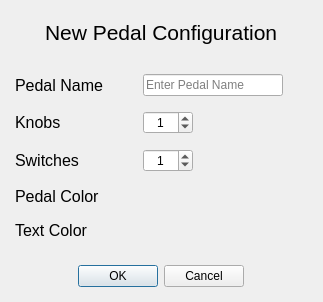
<?xml version="1.0" encoding="UTF-8"?>
<ui version="4.0">
 <class>NewPedalConfigDialog</class>
 <widget class="QDialog" name="NewPedalConfigDialog">
  <property name="geometry">
   <rect>
    <x>0</x>
    <y>0</y>
    <width>319</width>
    <height>302</height>
   </rect>
  </property>
  <property name="windowTitle">
   <string>New Pedal Configuration</string>
  </property>
  <layout class="QVBoxLayout" name="verticalLayout">
   <property name="spacing">
    <number>20</number>
   </property>
   <property name="leftMargin">
    <number>15</number>
   </property>
   <property name="topMargin">
    <number>15</number>
   </property>
   <property name="rightMargin">
    <number>15</number>
   </property>
   <property name="bottomMargin">
    <number>15</number>
   </property>
   <item alignment="Qt::AlignHCenter">
    <widget class="QLabel" name="new_pedal_config_label">
     <property name="sizePolicy">
      <sizepolicy hsizetype="Preferred" vsizetype="Fixed">
       <horstretch>0</horstretch>
       <verstretch>0</verstretch>
      </sizepolicy>
     </property>
     <property name="minimumSize">
      <size>
       <width>0</width>
       <height>30</height>
      </size>
     </property>
     <property name="maximumSize">
      <size>
       <width>16777215</width>
       <height>50</height>
      </size>
     </property>
     <property name="font">
      <font>
       <pointsize>16</pointsize>
      </font>
     </property>
     <property name="text">
      <string>New Pedal Configuration</string>
     </property>
    </widget>
   </item>
   <item>
    <layout class="QFormLayout" name="config_layout">
     <property name="formAlignment">
      <set>Qt::AlignHCenter|Qt::AlignTop</set>
     </property>
     <property name="horizontalSpacing">
      <number>40</number>
     </property>
     <property name="verticalSpacing">
      <number>15</number>
     </property>
     <property name="topMargin">
      <number>5</number>
     </property>
     <property name="rightMargin">
      <number>25</number>
     </property>
     <property name="bottomMargin">
      <number>5</number>
     </property>
     <item row="0" column="0">
      <widget class="QLabel" name="pedal_name_label">
       <property name="font">
        <font>
         <pointsize>12</pointsize>
        </font>
       </property>
       <property name="text">
        <string>Pedal Name</string>
       </property>
      </widget>
     </item>
     <item row="0" column="1">
      <widget class="QLineEdit" name="pedal_name_editbox">
       <property name="sizePolicy">
        <sizepolicy hsizetype="Fixed" vsizetype="Fixed">
         <horstretch>0</horstretch>
         <verstretch>0</verstretch>
        </sizepolicy>
       </property>
       <property name="minimumSize">
        <size>
         <width>140</width>
         <height>0</height>
        </size>
       </property>
       <property name="maximumSize">
        <size>
         <width>140</width>
         <height>16777215</height>
        </size>
       </property>
       <property name="placeholderText">
        <string>Enter Pedal Name</string>
       </property>
      </widget>
     </item>
     <item row="1" column="0">
      <widget class="QLabel" name="knob_label">
       <property name="sizePolicy">
        <sizepolicy hsizetype="Preferred" vsizetype="Preferred">
         <horstretch>0</horstretch>
         <verstretch>0</verstretch>
        </sizepolicy>
       </property>
       <property name="font">
        <font>
         <pointsize>12</pointsize>
        </font>
       </property>
       <property name="text">
        <string>Knobs</string>
       </property>
      </widget>
     </item>
     <item row="1" column="1">
      <widget class="QSpinBox" name="knob_cfg_spinbox">
       <property name="sizePolicy">
        <sizepolicy hsizetype="Fixed" vsizetype="Fixed">
         <horstretch>0</horstretch>
         <verstretch>0</verstretch>
        </sizepolicy>
       </property>
       <property name="maximumSize">
        <size>
         <width>50</width>
         <height>16777215</height>
        </size>
       </property>
       <property name="alignment">
        <set>Qt::AlignCenter</set>
       </property>
       <property name="maximum">
        <number>12</number>
       </property>
       <property name="value">
        <number>1</number>
       </property>
      </widget>
     </item>
     <item row="2" column="0">
      <widget class="QLabel" name="switches_label">
       <property name="sizePolicy">
        <sizepolicy hsizetype="Preferred" vsizetype="Preferred">
         <horstretch>0</horstretch>
         <verstretch>0</verstretch>
        </sizepolicy>
       </property>
       <property name="font">
        <font>
         <pointsize>12</pointsize>
        </font>
       </property>
       <property name="text">
        <string>Switches</string>
       </property>
      </widget>
     </item>
     <item row="2" column="1">
      <widget class="QSpinBox" name="switch_cfg_spinbox">
       <property name="sizePolicy">
        <sizepolicy hsizetype="Fixed" vsizetype="Fixed">
         <horstretch>0</horstretch>
         <verstretch>0</verstretch>
        </sizepolicy>
       </property>
       <property name="maximumSize">
        <size>
         <width>50</width>
         <height>16777215</height>
        </size>
       </property>
       <property name="alignment">
        <set>Qt::AlignCenter</set>
       </property>
       <property name="maximum">
        <number>12</number>
       </property>
       <property name="value">
        <number>1</number>
       </property>
      </widget>
     </item>
     <item row="3" column="0">
      <widget class="QLabel" name="pedal_color_label">
       <property name="sizePolicy">
        <sizepolicy hsizetype="Preferred" vsizetype="Preferred">
         <horstretch>0</horstretch>
         <verstretch>0</verstretch>
        </sizepolicy>
       </property>
       <property name="font">
        <font>
         <pointsize>12</pointsize>
        </font>
       </property>
       <property name="text">
        <string>Pedal Color</string>
       </property>
      </widget>
     </item>
     <item row="3" column="1">
      <widget class="ColorSelector" name="pedal_color" native="true"/>
     </item>
     <item row="4" column="0">
      <widget class="QLabel" name="text_color_label">
       <property name="sizePolicy">
        <sizepolicy hsizetype="Preferred" vsizetype="Preferred">
         <horstretch>0</horstretch>
         <verstretch>0</verstretch>
        </sizepolicy>
       </property>
       <property name="font">
        <font>
         <pointsize>12</pointsize>
        </font>
       </property>
       <property name="text">
        <string>Text Color</string>
       </property>
      </widget>
     </item>
     <item row="4" column="1">
      <widget class="ColorSelector" name="text_color" native="true"/>
     </item>
    </layout>
   </item>
   <item alignment="Qt::AlignHCenter">
    <widget class="QDialogButtonBox" name="button_box">
     <property name="orientation">
      <enum>Qt::Horizontal</enum>
     </property>
     <property name="standardButtons">
      <set>QDialogButtonBox::Cancel|QDialogButtonBox::Ok</set>
     </property>
    </widget>
   </item>
  </layout>
 </widget>
 <customwidgets>
  <customwidget>
   <class>ColorSelector</class>
   <extends>QWidget</extends>
   <header>pyfx.widgets.color_selector</header>
   <container>1</container>
  </customwidget>
 </customwidgets>
 <resources/>
 <connections>
  <connection>
   <sender>button_box</sender>
   <signal>accepted()</signal>
   <receiver>NewPedalConfigDialog</receiver>
   <slot>accept()</slot>
   <hints>
    <hint type="sourcelabel">
     <x>248</x>
     <y>254</y>
    </hint>
    <hint type="destinationlabel">
     <x>157</x>
     <y>274</y>
    </hint>
   </hints>
  </connection>
  <connection>
   <sender>button_box</sender>
   <signal>rejected()</signal>
   <receiver>NewPedalConfigDialog</receiver>
   <slot>reject()</slot>
   <hints>
    <hint type="sourcelabel">
     <x>316</x>
     <y>260</y>
    </hint>
    <hint type="destinationlabel">
     <x>286</x>
     <y>274</y>
    </hint>
   </hints>
  </connection>
 </connections>
</ui>
